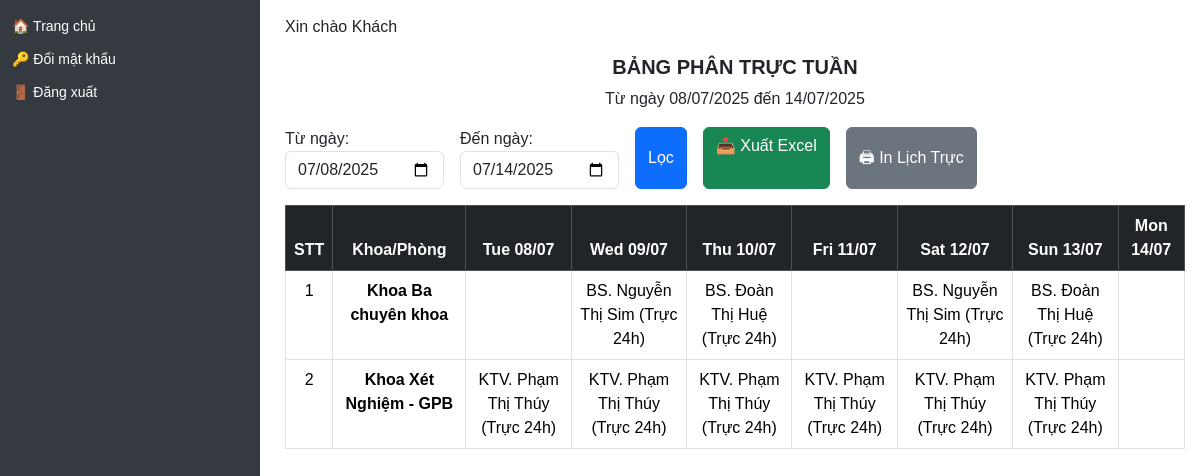
The page /report-all on the database as committed earlier.
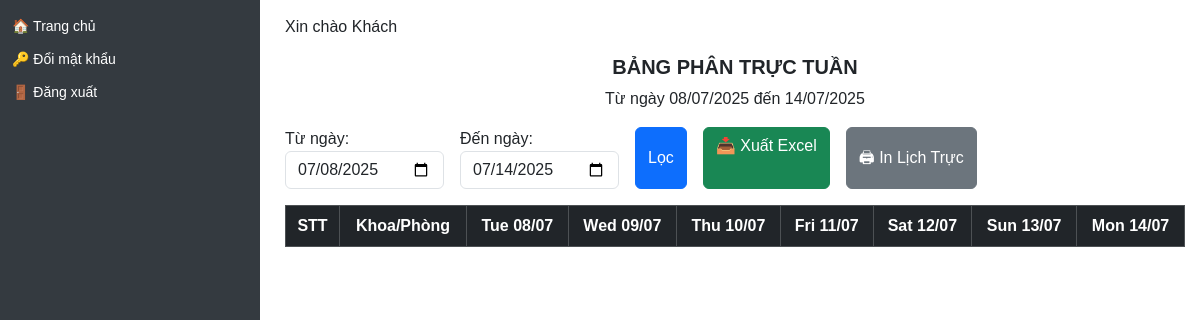
The same page on the database as committed later.
### models/user.py (models this page shows)
class User(db.Model, UserMixin):
    __tablename__ = 'user'
    id = db.Column(db.Integer, primary_key=True)
    name = db.Column(db.String(100), nullable=False)
    username = db.Column(db.String(50), unique=True, nullable=False)
    password = db.Column(db.String(100), nullable=False)
    role = db.Column(db.String(20))  # admin / manager / user
    department = db.Column(db.String(100))
    position = db.Column(db.String(50))  # Bác sĩ / Điều dưỡng / KTV...
    contract_type = db.Column(db.String(50))  # Hợp đồng / Biên chế / v.v.
    email = db.Column(db.String(120))
    phone = db.Column(db.String(20))
    start_year = db.Column(db.Integer)  # ✅ Năm vào công tác (mới thêm)
    schedules = relationship("Schedule", back_populates="user")
    leave_requests = relationship('LeaveRequest', back_populates='user')

### app.py (the view)
@app.route('/report-all')
def report_all():
    start_str = request.args.get('start')
    end_str = request.args.get('end')
    if start_str and end_str:
        start_date = datetime.strptime(start_str, '%Y-%m-%d').date()
        end_date = datetime.strptime(end_str, '%Y-%m-%d').date()
    else:
        start_date = datetime.today().date()
        end_date = start_date + timedelta(days=6)
    schedules = Schedule.query.join(User).join(Shift).filter(
        Schedule.work_date.between(start_date, end_date),
        Schedule.shift_id != None,
        User.department != None
    ).order_by(User.department, Schedule.work_date).all()
    grouped = {}
    for s in schedules:
        shift_name = s.shift.name.strip().lower()
        if not shift_name.startswith('trực'):
            continue
        dept = s.user.department.strip() if s.user.department else 'Khác'
        key = s.work_date.strftime('%a %d/%m')
        position = s.user.position.strip() if s.user.position else ''
        name = s.user.name.strip()
        display_name = name if name.startswith(position) else f"{position}. {name}" if position else name
        if 'thường trú' in shift_name:
            ca_text = 'Trực thường trú'
        elif '24' in shift_name:
            ca_text = 'Trực 24h'
        elif '16' in shift_name:
            ca_text = 'Trực 16h'
        elif '8' in shift_name:
            ca_text = 'Trực 8h'
        else:
            ca_text = f"Trực {int(s.shift.duration)}h"
        line = f"{display_name} ({ca_text})"
        grouped.setdefault(dept, {})
        grouped[dept].setdefault(key, [])
        grouped[dept][key].append((position, line))
    grouped_by_dept = {
        dept: {
            day: sorted(entries, key=lambda x: x[0]) for day, entries in dept_data.items()
        }
        for dept, dept_data in grouped.items() if any(dept_data.values())
    }
    def sort_priority(name):
        name = name.lower()
        if 'giám đốc' in name:
            return '1_' + name
        elif 'ban giám' in name:
            return '1_' + name
        elif 'khoa' in name:
            return '2_' + name
        else:
            return '3_' + name
    dept_ordered = sorted(grouped_by_dept.keys(), key=sort_priority)
    date_range = [start_date + timedelta(days=i) for i in range((end_date - start_date).days + 1)]
    return render_template(
        'report_all.html',
        grouped_by_dept=grouped_by_dept,
        dept_ordered=dept_ordered,
        date_range=date_range,
        start_date=start_date,
        end_date=end_date
    )

### app.py (called while the page is built)
@app.context_processor
def inject_user():
    user = None
    if 'user_id' in session:
        user = db.session.get(User, session['user_id'])
    return dict(user=user)

@app.context_processor
def inject_helpers():
    return dict(get_titled_names=get_titled_names)

@app.context_processor
def inject_helpers():
    return dict(get_titled_names=get_titled_names)

### templates/report_all.html (shortened to what this page needs)
{% extends 'layout.html' %}
{% block content %}
<div class="text-center mb-3 d-print-block">
  <h5><strong>BẢNG PHÂN TRỰC TUẦN</strong></h5>
  <p>Từ ngày {{ start_date.strftime('%d/%m/%Y') }} đến {{ end_date.strftime('%d/%m/%Y') }}</p>
</div>
<form method="get" class="d-flex gap-3 mb-3 d-print-none">
  <div>
    <label class="form-label mb-0">Từ ngày:</label>
    <input type="date" name="start" class="form-control" value="{{ start_date }}">
  </div>
  <div>
    <label class="form-label mb-0">Đến ngày:</label>
    <input type="date" name="end" class="form-control" value="{{ end_date }}">
  </div>
  <button type="submit" class="btn btn-primary">Lọc</button>
  <a href="/export-report-all?start={{ start_date }}&end={{ end_date }}" class="btn btn-success">📥 Xuất Excel</a>
  <button type="button" class="btn btn-secondary" onclick="window.print()">🖨 In Lịch Trực</button>
</form>
<div class="table-scroll">
<table class="table table-bordered text-center">
  <thead class="table-dark">
    <tr>
      <th>STT</th>
      <th>Khoa/Phòng</th>
      {% for d in date_range %}
        <th>{{ d.strftime('%a %d/%m') }}</th>
      {% endfor %}
    </tr>
  </thead>
  <tbody>
    {% for dept in dept_ordered %}
    <tr>
      <td>{{ loop.index }}</td>
      <td><strong>{{ dept }}</strong></td>
      {% for d in date_range %}
        {% set key = d.strftime('%a %d/%m') %}
        <td>
          {% set items = grouped_by_dept[dept].get(key, []) %}
          {% for position, line in items %}
            {{ line }}<br>
          {% endfor %}
        </td>
      {% endfor %}
    </tr>
    {% endfor %}
  </tbody>
</table>
</div>
{% endblock %}

Rows that differ between the two databases and show on the page:
removed User: department "Khoa Ba chuyên khoa", line "BS. Nguyễn Thị Sim (Trực 24h)"
removed User: line "BS. Đoàn Thị Huệ (Trực 24h)"
removed User: department "Khoa Xét Nghiệm - GPB", line "KTV. Phạm Thị Thúy (Trực 24h)"
